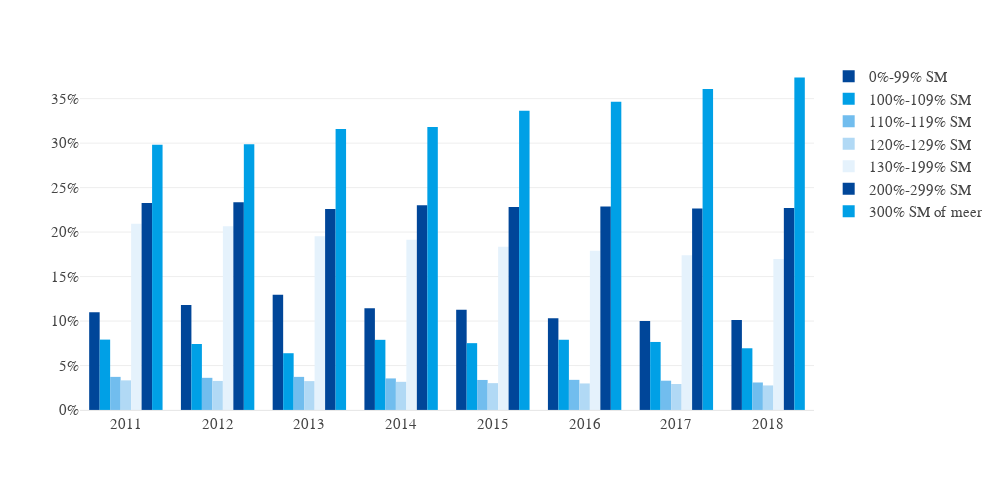

The notebook cell saved with this chart:
### Code cell
fig = Bar.grouped(data=arm_long, x='jaar', y='value', color='inkomen', orientation='v', width=1000)
fig.update_yaxes(dict(tickformat=".0%"))

### Figure 1 — Plotly figure (JSON) as saved in the notebook; plotly's stock layout.template omitted (floating-point values rounded to 4 significant figures)
{"data": [{"alignmentgroup": "True", "hovertemplate": "inkomen=0%-99% SM<br>jaar=%{x}<br>value=%{y}<extra></extra>", "legendgroup": "0%-99% SM", "marker": {"color": "#004699", "pattern": {"shape": ""}}, "name": "0%-99% SM", "offsetgroup": "0%-99% SM", "orientation": "v", "showlegend": true, "textposition": "auto", "type": "bar", "x": [2011, 2012, 2013, 2014, 2015, 2016, 2017, 2018], "xaxis": "x", "y": [0.1099, 0.1181, 0.1295, 0.1144, 0.1127, 0.1031, 0.09995, 0.1012], "yaxis": "y"}, {"alignmentgroup": "True", "hovertemplate": "inkomen=100%-109% SM<br>jaar=%{x}<br>value=%{y}<extra></extra>", "legendgroup": "100%-109% SM", "marker": {"color": "#00a0e6", "pattern": {"shape": ""}}, "name": "100%-109% SM", "offsetgroup": "100%-109% SM", "orientation": "v", "showlegend": true, "textposition": "auto", "type": "bar", "x": [2011, 2012, 2013, 2014, 2015, 2016, 2017, 2018], "xaxis": "x", "y": [0.07914, 0.07421, 0.06383, 0.07889, 0.07514, 0.07896, 0.07648, 0.06939], "yaxis": "y"}, {"alignmentgroup": "True", "hovertemplate": "inkomen=110%-119% SM<br>jaar=%{x}<br>value=%{y}<extra></extra>", "legendgroup": "110%-119% SM", "marker": {"color": "#71BDEE", "pattern": {"shape": ""}}, "name": "110%-119% SM", "offsetgroup": "110%-119% SM", "orientation": "v", "showlegend": true, "textposition": "auto", "type": "bar", "x": [2011, 2012, 2013, 2014, 2015, 2016, 2017, 2018], "xaxis": "x", "y": [0.03723, 0.03618, 0.03723, 0.0355, 0.03378, 0.03391, 0.03294, 0.03094], "yaxis": "y"}, {"alignmentgroup": "True", "hovertemplate": "inkomen=120%-129% SM<br>jaar=%{x}<br>value=%{y}<extra></extra>", "legendgroup": "120%-129% SM", "marker": {"color": "#B1D9F5", "pattern": {"shape": ""}}, "name": "120%-129% SM", "offsetgroup": "120%-129% SM", "orientation": "v", "showlegend": true, "textposition": "auto", "type": "bar", "x": [2011, 2012, 2013, 2014, 2015, 2016, 2017, 2018], "xaxis": "x", "y": [0.03333, 0.03268, 0.03248, 0.03168, 0.03019, 0.02984, 0.02926, 0.0276], "yaxis": "y"}, {"alignmentgroup": "True", "hovertemplate": "inkomen=130%-199% SM<br>jaar=%{x}<br>value=%{y}<extra></extra>", "legendgroup": "130%-199% SM", "marker": {"color": "#E5F2FC", "pattern": {"shape": ""}}, "name": "130%-199% SM", "offsetgroup": "130%-199% SM", "orientation": "v", "showlegend": true, "textposition": "auto", "type": "bar", "x": [2011, 2012, 2013, 2014, 2015, 2016, 2017, 2018], "xaxis": "x", "y": [0.2095, 0.2066, 0.1952, 0.1914, 0.1836, 0.179, 0.1739, 0.1698], "yaxis": "y"}, {"alignmentgroup": "True", "hovertemplate": "inkomen=200%-299% SM<br>jaar=%{x}<br>value=%{y}<extra></extra>", "legendgroup": "200%-299% SM", "marker": {"color": "#004699", "pattern": {"shape": ""}}, "name": "200%-299% SM", "offsetgroup": "200%-299% SM", "orientation": "v", "showlegend": true, "textposition": "auto", "type": "bar", "x": [2011, 2012, 2013, 2014, 2015, 2016, 2017, 2018], "xaxis": "x", "y": [0.2328, 0.2334, 0.226, 0.2301, 0.2282, 0.2287, 0.2266, 0.2272], "yaxis": "y"}, {"alignmentgroup": "True", "hovertemplate": "inkomen=300% SM of meer<br>jaar=%{x}<br>value=%{y}<extra></extra>", "legendgroup": "300% SM of meer", "marker": {"color": "#00a0e6", "pattern": {"shape": ""}}, "name": "300% SM of meer", "offsetgroup": "300% SM of meer", "orientation": "v", "showlegend": true, "textposition": "auto", "type": "bar", "x": [2011, 2012, 2013, 2014, 2015, 2016, 2017, 2018], "xaxis": "x", "y": [0.2981, 0.2989, 0.3158, 0.318, 0.3364, 0.3465, 0.3608, 0.3738], "yaxis": "y"}], "layout": {"barmode": "group", "height": 490, "legend": {"title": {"text": ""}, "tracegroupgap": 0}, "margin": {"t": 60}, "width": 1000, "xaxis": {"anchor": "y", "domain": [0, 1], "title": {"text": ""}}, "yaxis": {"anchor": "x", "domain": [0, 1], "tickformat": ".0%", "title": {"text": ""}}}}
